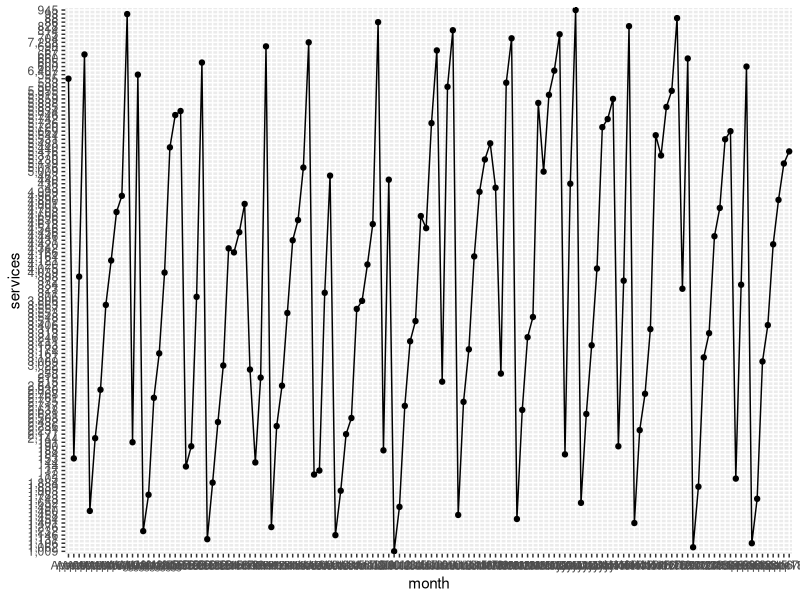

This chart was generated by the following R code:
# Author: Christopher Mortimer
# DAte:   2020-05-13
# Desc:   Read in some MBS data an do time series analysis
# Source: https://blog.revolutionanalytics.com/2017/12/r-in-the-windows-subsystem-for-linux.html

# Read in the MBS data to a dataframe
mbsData <- read.csv(file = './mbs-data-2020-05-13.csv')
head(mbsData)

# based on variable values
mbsData_M11 <- mbsData[ which(mbsData$group=='M11 Allied Health Services for Indigenous People who have had a Health Check'), ]

library(ggplot2)
# Basic line plot with points
ggplot(data=mbsData_M11, aes(x=month, y=services, group=1)) +
  geom_line()+
  geom_point()
